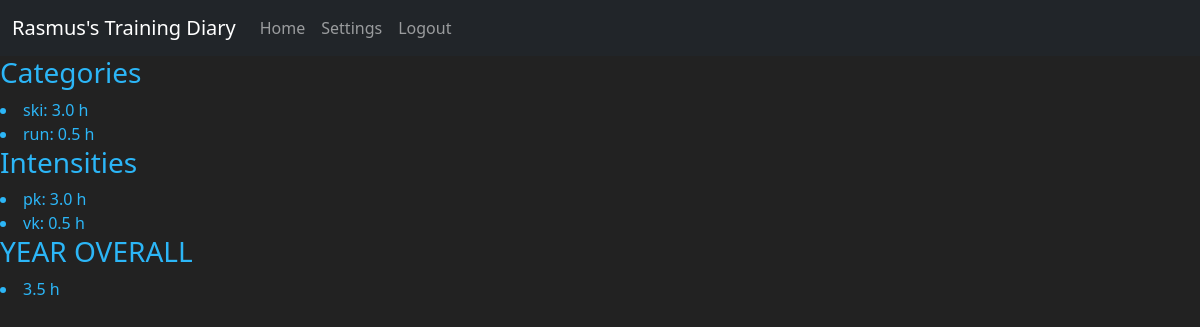
The page /year-2022/ (signed in) on the database its author committed.
### emailapp/models.py (models this page shows, shortened)
class Category(db.Model, UserMixin):
    id = db.Column(db.Integer, primary_key=True)
    name = db.Column(db.String(50), nullable=False)
    user_id = db.Column(db.Integer, db.ForeignKey('user.id'), nullable=False)
    trainingsections = db.relationship('TrainingSection', backref='category')

class TrainingSection(db.Model, UserMixin):
    id = db.Column(db.Integer, primary_key=True)
    name = db.Column(db.String(100), nullable=False)
    intensity = db.Column(db.String(100))
    time = db.Column(db.Integer)
    user_id = db.Column(db.Integer, db.ForeignKey('user.id'), nullable=False)
    training_id = db.Column(db.Integer, db.ForeignKey('training.id'))
    category_id = db.Column(db.Integer, db.ForeignKey('category.id'))

### emailapp/routes.py (the view)
@login_required
@routes.route("/year-<cur_year>/", methods=['POST', 'GET'])
def year_summary(cur_year):
    year_overall = 0
    categories = {}
    intensities = {}
    for year in current_user.years:
        if year.num == int(cur_year):
            for month in year.months:
                for training in month.trainings:
                    for section in training.sections:
                        year_overall += section.time
                        if section.category.name in categories.keys():
                            print("UPDATING CATEGORY!!!!")
                            categories[section.category.name] += section.time
                        else:
                            categories[section.category.name] = section.time
                            print("FIRST ONE IN CATEGORY!!!!!")
                        if section.intensity in intensities.keys():
                            print("UPDATING INTENSITY!!!!")
                            intensities[section.intensity] += section.time
                        else:
                            print("FIRST ONE IN INTENSITY!!!!!")
                            intensities[section.intensity] = section.time
    for c in categories.keys():
        categories[c] = round(categories[c] / 60, 1)
    for i in intensities.keys():
        intensities[i] = round(intensities[i] / 60, 1)
    year_overall = round(year_overall / 60, 1)
    return render_template("year_summary.html",
            user=current_user,
            intensities=intensities,
            categories=categories,
            year_overall=year_overall
            )

### emailapp/templates/year_summary.html (shortened to what this page needs)
{% extends 'base.html' %}
{% if user.is_authenticated %}
{% block content %}
<h3> Categories </h3>
{% for category, time in categories.items() %}
	<li>{{category}}: {{time}} h</li>
{% endfor %}
<h3> Intensities </h3>
{% for intensity, time in intensities.items() %}
	<li>{{intensity}}: {{time}} h</li>
{% endfor %}
<h3> YEAR OVERALL</h3>
<li>{{ year_overall }} h</li>
{% endblock %}
{% endif %}

### emailapp/templates/base.html (style rules this page uses)
body { background-color: #222222; color: #2cb6f7; }

### rows shown on the page
Category: name "ski", time "3.0"
Category: name "run", time "0.5"
TrainingSection: intensity "pk", time "3.0"
TrainingSection: intensity "vk", time "0.5"

### other values the page prints
{{ year_overall }} "3.5"
